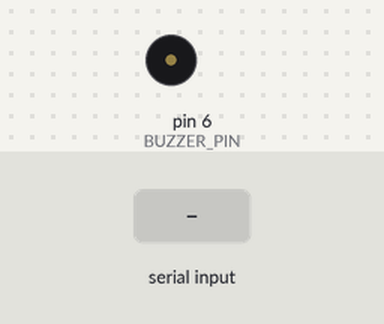
Recording of a sketch running on a simulated Arduino Uno, built with avr-gcc and run on an emulated ATmega328P. Shown: buzzer (waves = sounding). The inputs (shaded band) are chosen by the test bench. The audio player accepts every command and is not drawn.

Above: at 2.9 s.
3.0 s: "B_FAST\n" received over the second serial link
At 3.8 s:
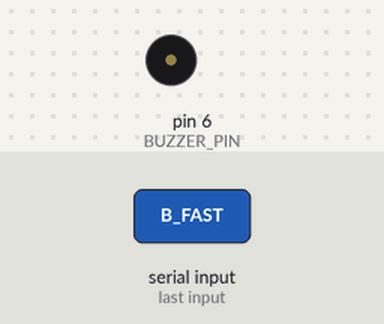
6.0 s: "B_OFF\n" received over the second serial link
At 6.0 s:
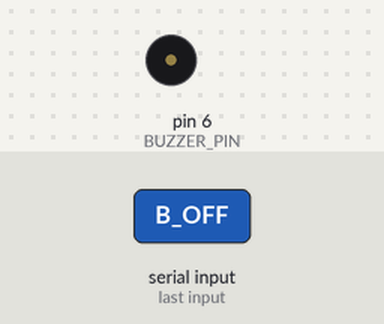
7.5 s: "B_MED\n" received over the second serial link
At 7.65 s:
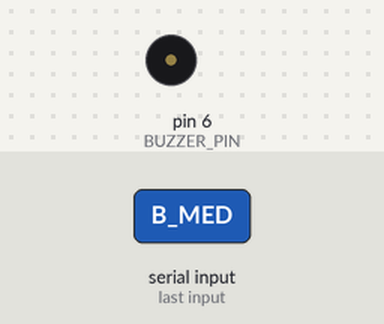
Timing chart, 0 to 16.5 s (numbered marks = the images above; inputs shaded):
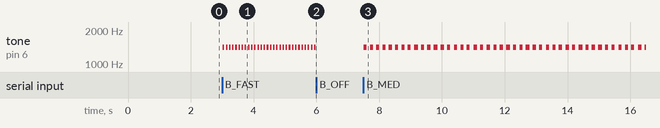

Measured:
- after the input at 3.0 s, tone on pin 6 (BUZZER_PIN): alternates 1400 Hz for 0.05 s and silent for 0.05 s, starting at once
- after the input at 6.0 s, tone on pin 6 (BUZZER_PIN): stops changing and stays silent
- after the input at 7.5 s, tone on pin 6 (BUZZER_PIN): alternates 1400 Hz for 0.10 s and silent for 0.10 s, starting at once

The sketch:

SecondBoard.ino
```cpp
#include <SPI.h>
#include <MFRC522.h>
#include <SoftwareSerial.h>
#include <DFRobotDFPlayerMini.h>

#define SS_PIN     10
#define RST_PIN    8
#define BUZZER_PIN 6

MFRC522 rfid(SS_PIN, RST_PIN);
DFRobotDFPlayerMini dfPlayer;

SoftwareSerial mySerial(4, 5); // RX=D4, TX=D5

byte card1[4] = {0x13, 0xF8, 0x33, 0x02};
byte card2[4] = {0x83, 0x0C, 0x46, 0xDA};

unsigned long lastScanTime = 0;
bool systemOn = false;

// ===================== BUZZER =====================
int buzzerMode = 0; // 0=off 1=slow 2=med 3=fast
unsigned long lastBeepTime = 0;
bool buzzerState = false;

void updateBuzzer() {
  if (buzzerMode == 0) {
    noTone(BUZZER_PIN);
    return;
  }

  int freq, onMs, offMs;
  if      (buzzerMode == 1) { freq = 1400;  onMs = 250; offMs = 250; } // 75–150 سم
  else if (buzzerMode == 2) { freq = 1400; onMs = 100; offMs = 100; } // 25–75 سم
  else                      { freq = 1400; onMs = 30;  offMs = 30;  } // أقل من 25 سم

  unsigned long interval = buzzerState ? onMs : offMs;
  if (millis() - lastBeepTime >= interval) {
    lastBeepTime = millis();
    buzzerState  = !buzzerState;
    if (buzzerState) tone(BUZZER_PIN, freq);
    else             noTone(BUZZER_PIN);
  }
}

// ===================== RFID =====================
bool checkCard(const byte *uid) {
  for (byte i = 0; i < 4; i++) {
    if (rfid.uid.uidByte[i] != uid[i]) return false;
  }
  return true;
}

void preBeep() {
  tone(BUZZER_PIN, 800);
  delay(120);
  tone(BUZZER_PIN, 1000);
  delay(120);
  tone(BUZZER_PIN, 1200);
  delay(120);
  noTone(BUZZER_PIN);
}

// ===================== SETUP =====================
void setup() {
  pinMode(BUZZER_PIN, OUTPUT);

  SPI.begin();
  rfid.PCD_Init();

  Serial.begin(9600);
  delay(1200);

  if (!dfPlayer.begin(Serial)) {
    while (true) {
      tone(BUZZER_PIN, 400);
      delay(150);
      noTone(BUZZER_PIN);
      delay(150);
    }
  }

  dfPlayer.volume(30);
  dfPlayer.outputDevice(DFPLAYER_DEVICE_SD);
  dfPlayer.EQ(DFPLAYER_EQ_NORMAL);

  mySerial.begin(9600);
  mySerial.println("READY");
}

// ===================== LOOP =====================
void loop() {
  updateBuzzer();
  // RFID scan
  if (rfid.PICC_IsNewCardPresent() && rfid.PICC_ReadCardSerial()) {
    if (millis() - lastScanTime > 2000) {
      if (checkCard(card1) || checkCard(card2)) {
        systemOn = !systemOn;
        preBeep();

        if (systemOn) {
          mySerial.println("ON");
        } else {
          mySerial.println("OFF");
          buzzerMode  = 0;
          buzzerState = false;
          noTone(BUZZER_PIN);
        }

        lastScanTime = millis();
      }
    }

    rfid.PICC_HaltA();
    rfid.PCD_StopCrypto1();
  }

  // Commands from main board
  if (mySerial.available()) {
    char cmd[16];
    memset(cmd, 0, sizeof(cmd));
    mySerial.readBytesUntil('\n', cmd, sizeof(cmd) - 1);
    int len = strlen(cmd);
    if (len > 0 && cmd[len - 1] == '\r') cmd[len - 1] = '\0';

    if (strncmp(cmd, "PLAY_", 5) == 0) {
      int track = atoi(cmd + 5);
      if (track > 0) dfPlayer.play(track);
    }
    else if (strcmp(cmd, "STOP_AUDIO") == 0) { dfPlayer.stop(); noTone(BUZZER_PIN); }
    else if (strcmp(cmd, "B_FAST") == 0)     { buzzerMode = 3; }
    else if (strcmp(cmd, "B_MED") == 0)      { buzzerMode = 2; }
    else if (strcmp(cmd, "B_SLOW") == 0)     { buzzerMode = 1; }
    else if (strcmp(cmd, "B_OFF") == 0)      { buzzerMode = 0; buzzerState = false; noTone(BUZZER_PIN); }
  }
}
```
